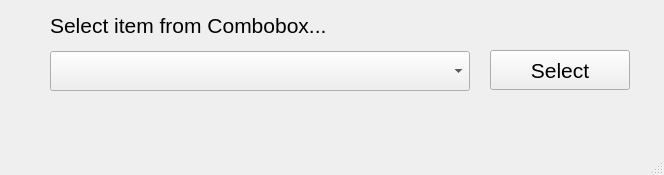
<?xml version="1.0" encoding="UTF-8"?>
<ui version="4.0">
 <class>MainWindow</class>
 <widget class="QMainWindow" name="MainWindow">
  <property name="geometry">
   <rect>
    <x>0</x>
    <y>0</y>
    <width>664</width>
    <height>175</height>
   </rect>
  </property>
  <property name="windowTitle">
   <string>MainWindow</string>
  </property>
  <widget class="QWidget" name="centralwidget">
   <widget class="QLabel" name="label">
    <property name="geometry">
     <rect>
      <x>50</x>
      <y>15</y>
      <width>531</width>
      <height>21</height>
     </rect>
    </property>
    <property name="font">
     <font>
      <pointsize>16</pointsize>
     </font>
    </property>
    <property name="text">
     <string>Select item from Combobox...</string>
    </property>
   </widget>
   <widget class="QComboBox" name="comboBox">
    <property name="geometry">
     <rect>
      <x>50</x>
      <y>51</y>
      <width>420</width>
      <height>40</height>
     </rect>
    </property>
    <property name="font">
     <font>
      <pointsize>16</pointsize>
     </font>
    </property>
   </widget>
   <widget class="QPushButton" name="pushButton">
    <property name="geometry">
     <rect>
      <x>490</x>
      <y>50</y>
      <width>140</width>
      <height>40</height>
     </rect>
    </property>
    <property name="font">
     <font>
      <pointsize>16</pointsize>
     </font>
    </property>
    <property name="text">
     <string>Select</string>
    </property>
   </widget>
  </widget>
  <widget class="QMenuBar" name="menubar">
   <property name="geometry">
    <rect>
     <x>0</x>
     <y>0</y>
     <width>664</width>
     <height>30</height>
    </rect>
   </property>
  </widget>
  <widget class="QStatusBar" name="statusbar"/>
 </widget>
 <resources/>
 <connections/>
</ui>
